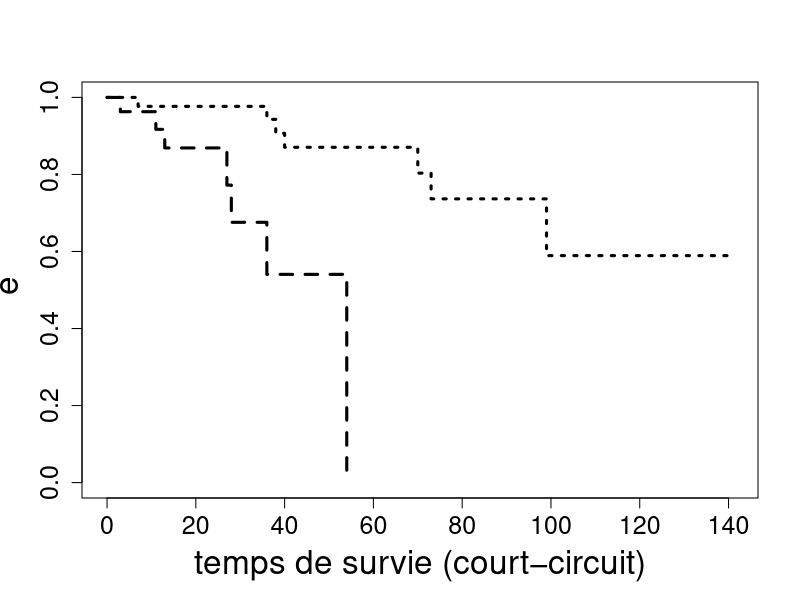

This figure's R source:
library( survival)
shunt.data = read.table( "shunt.txt", header=T)
shunt.fit= survfit( Surv( time= shunt.data$time, event=shunt.data$event ) ~ shunt.data$age, data=
                      shunt.data,  error="greenwood", conf.type="log", conf.int=0.95 )
plot( shunt.fit, lty= 2:3, lwd=3, xlab="temps de survie (court−circuit)", ylab="fonction de survi
 e", cex=2, cex.axis=1.5, cex.lab=2  )


estimation_risque_cumule_NA <- function(data, groupe = 0) {
  data_type <- data[data$age == groupe, ]
  data_delta <- data_type[data_type$event == 1, ]
  
  temps_uniques <- unique(data_delta$time)
  
  i <- 1
  cumul <- 0
  
  #######################Sortie##########################
  risque_cumul <- numeric(length = length(temps_uniques))  
  nb_à_risque <- numeric(length = length(temps_uniques))  
  nb_de_décès <- numeric(length = length(temps_uniques))   
  ratio <- numeric(length = length(temps_uniques))         
  survie_est <- numeric(length = length(temps_uniques))    
  écart_type <- numeric(length = length(temps_uniques))    
  #######################Sortie##########################
  
  while (i < length(temps_uniques) + 1) {                 
    t_i <- temps_uniques[i]                                
    d_i <- nrow(data_delta[data_delta$time == t_i, ])
    nb_de_décès[i] <- d_i
    y_i <- nrow(data_type[data_type$time >= t_i, ])
    nb_à_risque[i] <- y_i
    ratio[i] <- d_i / y_i
    cumul <- cumul + d_i / y_i
    risque_cumul[i] <- cumul 
    survie_est[i] <- exp(-risque_cumul[i])
    écart_type[i] <- sqrt(survie_est[i]^2 * sum(ratio[1:i] / nb_à_risque[1:i]))
    
    i <- i + 1
  }
  
  temps <- temps_uniques                                   
  return(data.frame(temps, nb_à_risque, nb_de_décès, ratio, 
                    risque_cumul, survie_est, écart_type))
}


risque_cumul <- estimation_risque_cumule_NA(shunt.data, groupe=1)

